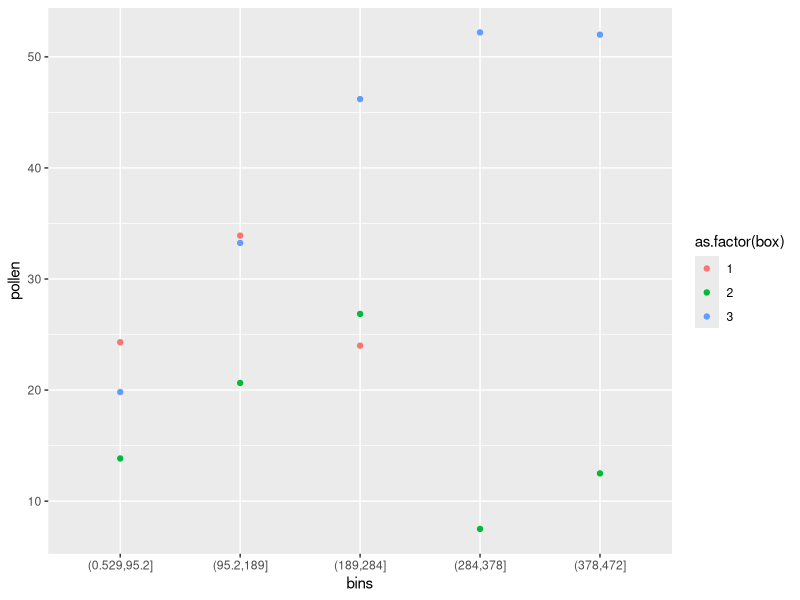
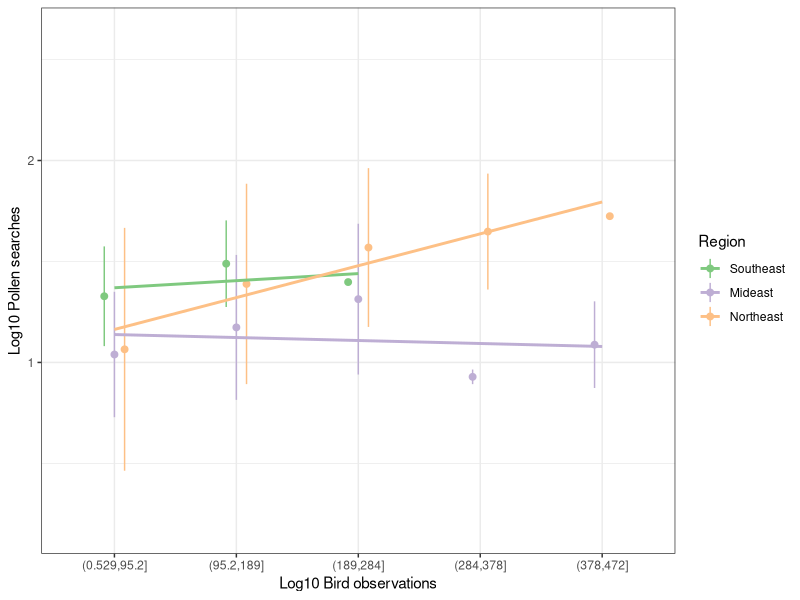
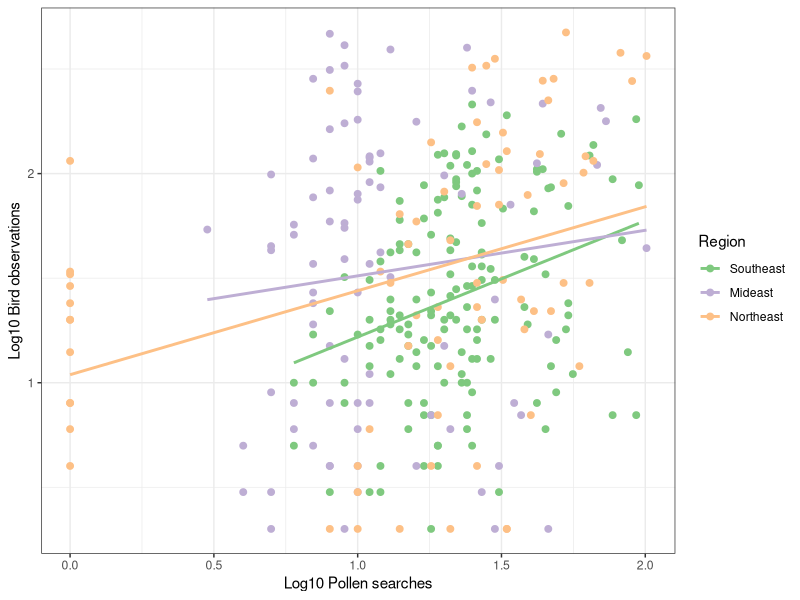
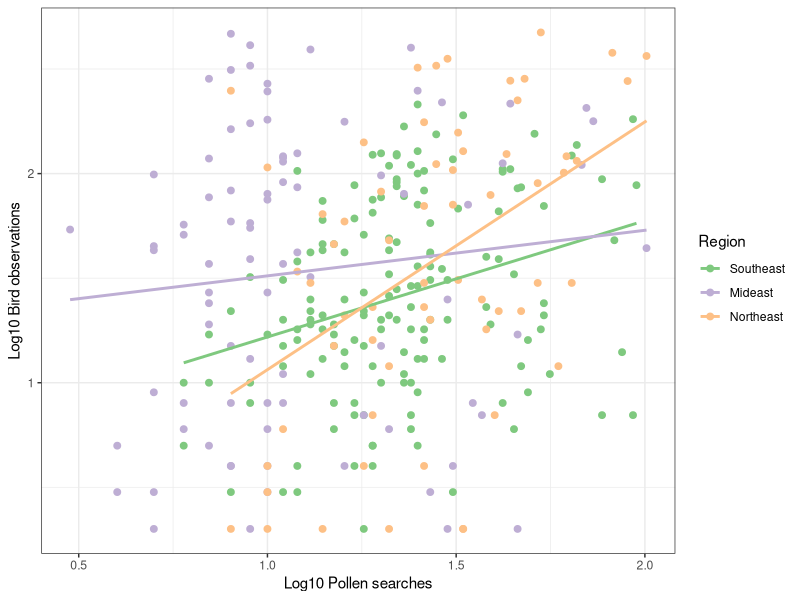
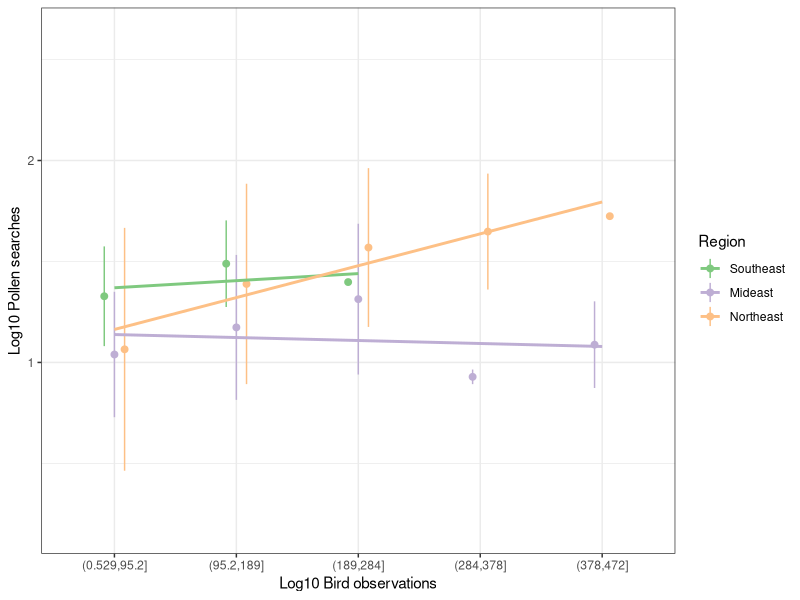
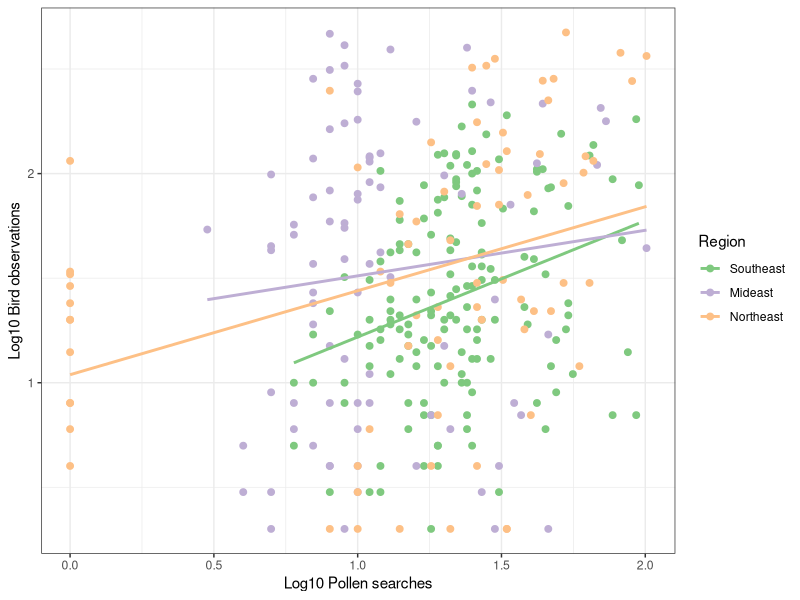

R code for these plots, in order:
library(ggplot2)
library(dplyr)
result_table <- read.csv("Data/result_table.csv")
#head(result_table)

# summary(result_table$bird)
# sort(log10(result_table$bird))
# sort(log10(result_table$pollen))
# plot(log10(pollen+1)~log10(bird+1), data = result_table)

result_table$bins <- cut(result_table$bird, breaks = 5)

ggplot(result_table, aes(x = bins, y = pollen, group = box, color = as.factor(box))) +
  stat_summary(fun.y = "mean", geom = "point") 

summary_table <- result_table %>%
  group_by(box, bins) %>%
  summarize(mean.pollen = mean(log10(pollen+1)),
         sd.pollen = sd(log10(pollen+1)))

# plot pollen searches ~ binned bird observations
ggplot(summary_table, aes(x = bins, y = mean.pollen,
                          group = as.factor(box),
                          color = as.factor(box)))+
  geom_point(size = 2,
             position = position_dodge(width = 0.25)) +
  geom_linerange(aes(ymin = mean.pollen - sd.pollen,
                    ymax = mean.pollen + sd.pollen),
                 position = position_dodge(width = 0.25)) +
  geom_smooth(method = "lm",
              alpha = 0)+
  scale_color_brewer(palette = 'Accent',
            labels = c('Southeast', 'Mideast','Northeast'),
            name = 'Region') +
  labs(x = 'Log10 Bird observations',
       y = 'Log10 Pollen searches') +
  theme_bw()
ggsave("Figure/Pollen_bird_bin.png")

# plot bird obs ~ pollen
ggplot(result_table, aes(x = log10(pollen+1),
                         y = log10(bird+1),
                         color = as.factor(box))) +
  geom_point(size = 2) +
  geom_smooth(method = "lm",
              alpha = 0)+
  scale_color_brewer(palette = 'Accent',
                     labels = c('Southeast', 'Mideast','Northeast'),
                     name = 'Region') +
  labs(x = 'Log10 Pollen searches',
       y = 'Log10 Bird observations') +
  theme_bw()
ggsave("Figure/Bird_obs_by_pollen.png")

# plot bird obs ~ pollen, filtered out "0" observations
result_table %>% filter(pollen > 0, bird >0) %>%
  ggplot(aes(x = log10(pollen+1),
                           y = log10(bird+1),
                           color = as.factor(box))) +
  geom_point(size = 2) +
  geom_smooth(method = "lm",
              alpha = 0)+
  scale_color_brewer(palette = 'Accent',
                     labels = c('Southeast', 'Mideast','Northeast'),
                     name = 'Region') +
  labs(x = 'Log10 Pollen searches',
       y = 'Log10 Bird observations') +
  theme_bw()

